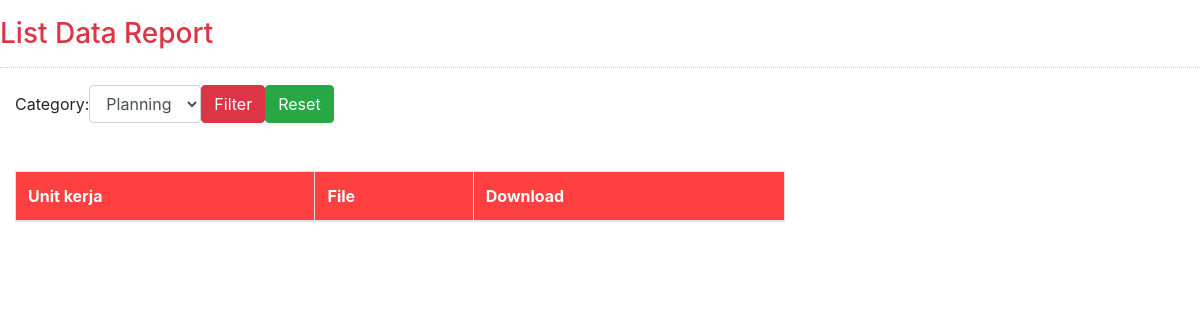
The page /listreport.php on the database as committed earlier.
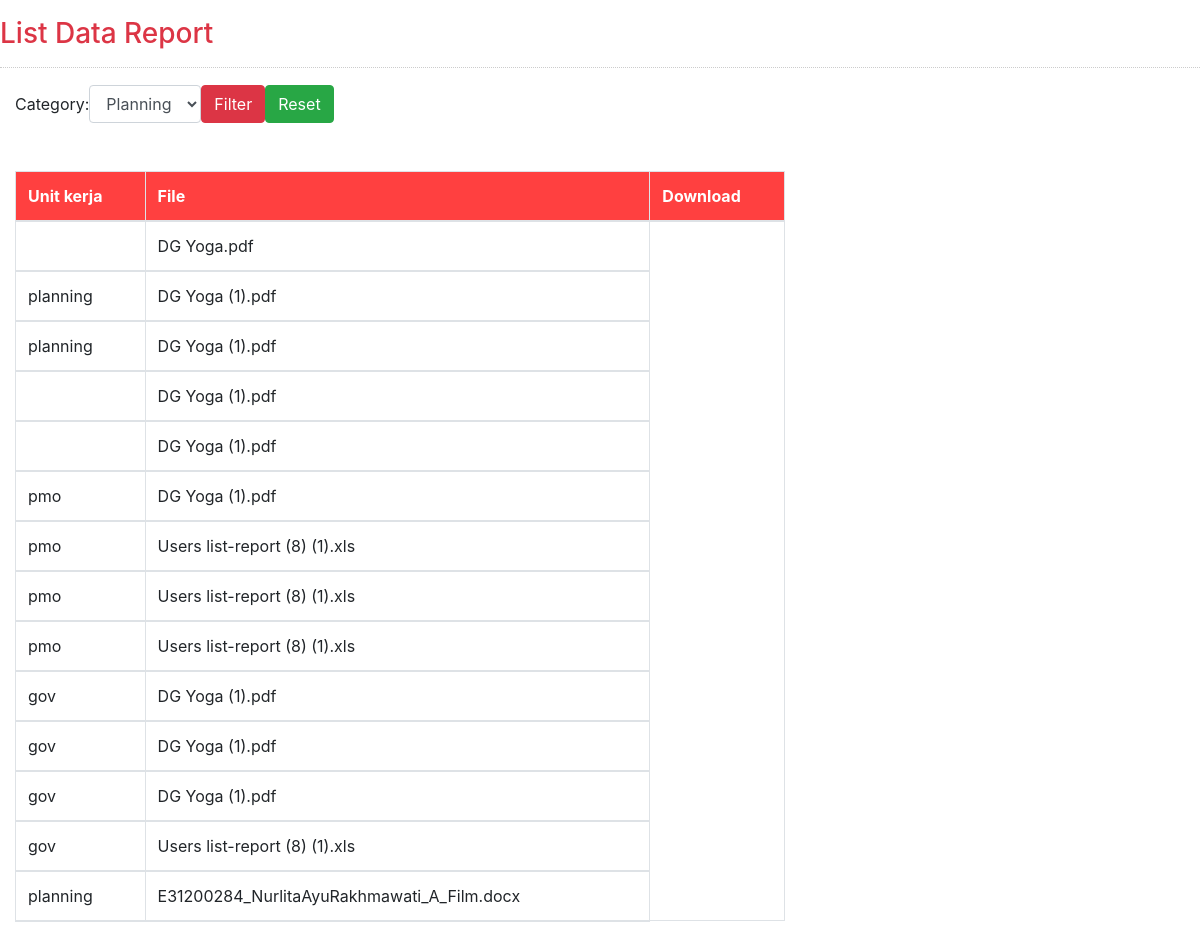
The same page on the database as committed later.
### tables this page shows
CREATE TABLE `files` (
  `id` int(11) NOT NULL,
  `detail` varchar(200) NOT NULL,
  `name` varchar(255) NOT NULL,
  `size` int(11) NOT NULL,
  `downloads` int(11) NOT NULL
);

### filter.php (the view, shortened to what this page needs)
<?php
   $conn = mysqli_connect('localhost', 'root', '', 'bankjatim');
    if(ISSET($_POST['filter'])){
        $category=$_POST['category'];
        $query=mysqli_query($conn, "SELECT * FROM files WHERE detail='$category'") or die(mysqli_error());
        while($fetch=mysqli_fetch_array($query)){
            echo"<tr><td>".$fetch['detail']."</td><td>".$fetch['name']."</td></tr>";
        }
    }else if(ISSET($_POST['reset'])){
        $query=mysqli_query($conn, "SELECT * FROM files") or die(mysqli_error());
        while($fetch=mysqli_fetch_array($query)){
            echo"<tr><td>".$fetch['detail']."</td><td>".$fetch['name']."</td></tr>";
        }
    }else{
        $query=mysqli_query($conn, "SELECT * FROM files") or die(mysqli_error());
        while($fetch=mysqli_fetch_array($query)){
            echo"<tr><td>".$fetch['detail']."</td><td>".$fetch['name']."</td></tr>";
        }
    }
?>

Rows that differ between the two databases and show on the page:
added files: name "DG Yoga.pdf"
added files: detail "planning", name "DG Yoga (1).pdf"
added files: detail "planning", name "DG Yoga (1).pdf"
added files: name "DG Yoga (1).pdf"
added files: name "DG Yoga (1).pdf"
added files: detail "pmo", name "DG Yoga (1).pdf"
added files: detail "pmo", name "Users list-report (8) (1).xls"
added files: detail "pmo", name "Users list-report (8) (1).xls"
added files: detail "pmo", name "Users list-report (8) (1).xls"
added files: detail "gov", name "DG Yoga (1).pdf"
added files: detail "gov", name "DG Yoga (1).pdf"
added files: detail "gov", name "DG Yoga (1).pdf"
added files: detail "gov", name "Users list-report (8) (1).xls"
added files: detail "planning", name "E31200284_NurlitaAyuRakhmawati_A_Film.docx"
